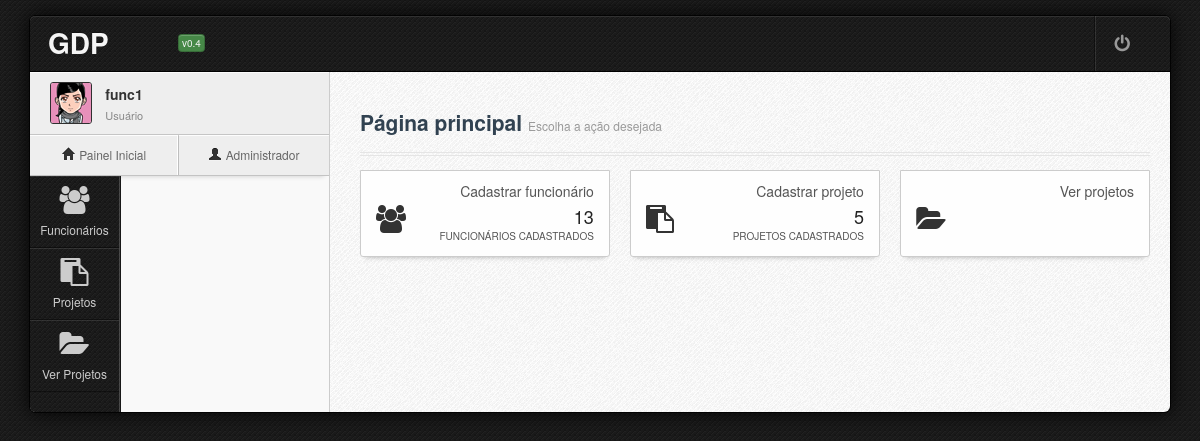
The page /home/ (signed in) on the database as committed earlier.
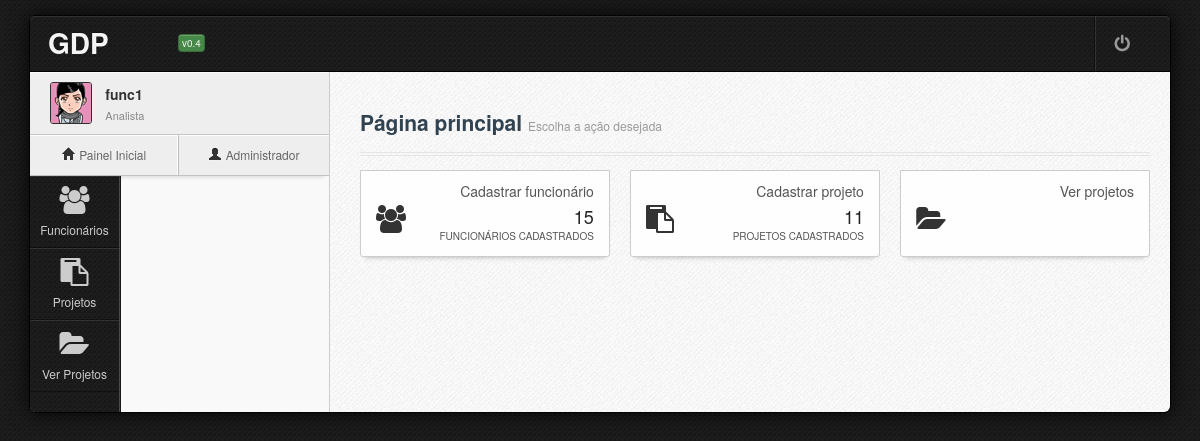
The same page on the database as committed later.
### sistema/models.py (models this page shows, shortened)
class Funcionario(models.Model):
    nome = models.CharField("Nome", max_length=128)
    contato = models.OneToOneField(Contato, null = True) #null não é salvo no BD e blank não é requerido no form
    cargo = models.CharField(max_length=16, choices = cargos)
    nivel_formacao = models.CharField("Nível de formação", max_length=16, choices = niveis_formacao)
    usuario = models.OneToOneField(User, blank = True, null=True)
    projeto = models.ForeignKey(Projeto, blank = True, null = True)
    class Meta:
        verbose_name = "Funcionário"
        verbose_name_plural = "Funcionários"

### sistema/views.py (the view)
# urls.py: url(r'^home/$', views.home),   # a ser implementada
@login_required
def home(request):
    usuario = request.user
    funcionario_corrente = Funcionario.objects.get(usuario=usuario)
    try:
        nfunc = Funcionario.objects.count()
    except:
        nfunc = 0
    try:
        nproj = Projeto.objects.count()
    except:
        nproj = 0
    c = funcionario_corrente.cargo
    if c == 'g' or c == 'a':
        projeto = funcionario_corrente.projeto
        lista_etapas = Etapa.objects.filter(projeto = projeto)
        for e in lista_etapas:
            lista_doc = Documento.objects.filter(etapa = e)
            for d in lista_doc:
                if d.status =='1' and c =='g':
                    messages.warning(request, 'Você tem documento(s) a ser(em) avaliado(s)')
                    c = '0'
                elif d.status =='0' and c =='a':
                    messages.warning(request, 'Você tem documento(s) requisitado(s)')
                    c = '0'
    return render (request, "inicio.html",locals())

### sistema/templates/inicio.html (shortened to what this page needs)
{% extends "base.html" %}
{% block titulo %}Página principal{% endblock titulo %}
{% block subtitulo %}Escolha a ação desejada{% endblock subtitulo %}
{% block conteudo %}
    <div class="span4">
        <div class="widget">
            <div class="widget-content">
                <a href="/cadastra_funcionario/"><div class="widget-content-inner">
                    <div class="chart-summary-icon">
                        <span class="icon iconfa-group"></span>
                        <span class="title">Cadastrar funcionário</span>
                        <span class="value">{{nfunc}}</span>
                        <span class="description">Funcionários cadastrados</span>
                    </div>
                </div></a>
            </div>
        </div>
    </div>
    <div class="span4">
        <div class="widget">
            <div class="widget-content">
<a href="/cadastra_projeto/">
                <div class="widget-content-inner">
                    <div class="chart-summary-icon">
                        <span class="icon iconfa-paste"></span>
                        <span class="title">Cadastrar projeto</span>
                        <span class="value">{{nproj}}</span>
                        <span class="description">Projetos cadastrados</span>
                    </div>
                </div>
</a>
            </div>
        </div>
    </div>
    <div class="span4">
        <div class="widget">
            <div class="widget-content">
<a href="/projetos/">
                <div class="widget-content-inner">
                    <div class="chart-summary-icon">
                        <span class="icon iconfa-folder-open"></span>
                        <span class="title">Ver projetos</span><br><br>
                    </div>
                </div>
</a>
            </div>
        </div>
    </div>
{% endblock conteudo %}

### sistema/templates/base.html (shortened to what the changed rows need)
<!DOCTYPE html>
 <html class="no-js">
    <head>
	<link rel="stylesheet" type="text/css" href="/static/css/jasny-bootstrap.min.css">
	<link rel="stylesheet" type="text/css" href="/static/css/bootstrap.min.css">
	<link rel="stylesheet" type="text/css" href="/static/css/icon/fugue.min.css">
	<link rel="stylesheet" type="text/css" href="/static/css/icon/elusive.min.css">
	<link rel="stylesheet" type="text/css" href="/static/css/icon/font-awesome.min.css">
	<link rel="stylesheet" type="text/css" href="/static/css/default.min.css">
	<link rel="stylesheet" type="text/css" href="/static/css/default.responsive.min.css">
	<link rel="stylesheet" type="text/css" href="/static/css/plugins/uniform.default.css">
	<link rel="stylesheet" type="text/css" href="/static/css/jui/jquery.ui.min.css">
    </head>
    <body class="body5">
        <div id="wrapper" class="boxed">
            <div id="wrapper-inner" class="pattern8">
                <div id="main-header">
		    <div class="container-fluid">
			<div class="row-fluid">
			    <div class="span12">
				<div class="title">
				    <h1>GDP <small>v0.4</small></h1>
			        </div>
			    </div>
			</div>
		    </div>
                </div>
                <div id="sidebar">
                    <div class="profile" data-detach="profile">
                        <div class="profile-info">
                            <span class="name">{{funcionario_corrente.nome}}</span>
                            <span class="job">{{funcionario_corrente.get_cargo_display}}</span>
                        </div>
                    </div>
                </div>
                <div id="main-content">
		    <div class="row-fluid" >
			<div class="span12">
			{% block conteudo %}{% endblock conteudo %}
					    </div>
                    </div>
					<br/>
                </div>
            </div>
        </div>
    </body>
</html>

Rows that differ between the two databases and show on the page:
changed Funcionario "func1": cargo "Usuário" → "Analista"
Other text that changed with them:
{{ nfunc }}: "13" → "15"
{{ nproj }}: "5" → "11"
